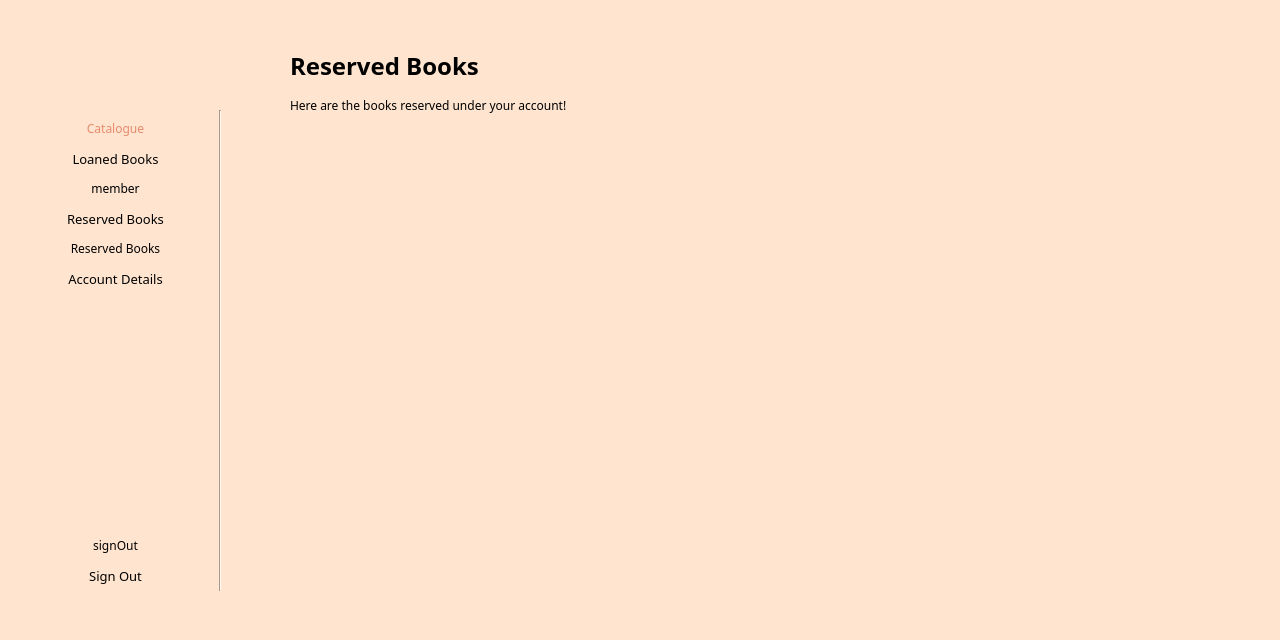
<?xml version="1.0" encoding="UTF-8"?>
<ui version="4.0">
 <class>memberViewReserves</class>
 <widget class="QMainWindow" name="memberViewReserves">
  <property name="geometry">
   <rect>
    <x>0</x>
    <y>0</y>
    <width>1280</width>
    <height>640</height>
   </rect>
  </property>
  <property name="windowTitle">
   <string>MainWindow</string>
  </property>
  <widget class="QWidget" name="centralwidget">
   <property name="styleSheet">
    <string notr="true">QWidget{
	background: #FFE5D0;
	font-family: Montserrat;
}

QLineEdit {
	border: 1px solid;
	border-radius: 15px;
	border-color: #e5e5e5;
	background-color: palette(base);
	padding: 0px 5px;
	font-size: 13px;
}

QPushButton {
	border-radius: 15px; 
	font-size: 13px;
	height: 31px; 
}</string>
   </property>
   <widget class="QLabel" name="pageTitle">
    <property name="geometry">
     <rect>
      <x>290</x>
      <y>40</y>
      <width>331</width>
      <height>51</height>
     </rect>
    </property>
    <property name="styleSheet">
     <string notr="true">QLabel{
	font-size: 24px;
	font-weight: bold;
}</string>
    </property>
    <property name="text">
     <string>Reserved Books</string>
    </property>
   </widget>
   <widget class="QWidget" name="layoutWidget">
    <property name="geometry">
     <rect>
      <x>20</x>
      <y>120</y>
      <width>191</width>
      <height>471</height>
     </rect>
    </property>
    <layout class="QVBoxLayout" name="verticalLayout_11">
     <item>
      <widget class="QLabel" name="loanedBooksIcon">
       <property name="styleSheet">
        <string notr="true">QLabel{
	color: rgb(231, 138, 107);
}</string>
       </property>
       <property name="text">
        <string>Catalogue</string>
       </property>
       <property name="alignment">
        <set>Qt::AlignCenter</set>
       </property>
      </widget>
     </item>
     <item>
      <widget class="QPushButton" name="loanedBooksBtn">
       <property name="styleSheet">
        <string notr="true">QPushButton{
	border-radius:15px;
	font: 14px &quot;Montserrat&quot;;
}

QPushButton:hover {
	text-decoration: underline;
}</string>
       </property>
       <property name="text">
        <string>Loaned Books</string>
       </property>
      </widget>
     </item>
     <item>
      <widget class="QLabel" name="reservedBooksIcon">
       <property name="text">
        <string>member</string>
       </property>
       <property name="alignment">
        <set>Qt::AlignCenter</set>
       </property>
      </widget>
     </item>
     <item>
      <widget class="QPushButton" name="reservedBooksBtn">
       <property name="styleSheet">
        <string notr="true">QPushButton{
	border-radius:15px;
	font: 14px &quot;Montserrat&quot;;
}

QPushButton:hover {
	text-decoration: underline;
}</string>
       </property>
       <property name="text">
        <string>Reserved Books</string>
       </property>
      </widget>
     </item>
     <item>
      <widget class="QLabel" name="editAccountIcon">
       <property name="text">
        <string>Reserved Books</string>
       </property>
       <property name="alignment">
        <set>Qt::AlignCenter</set>
       </property>
      </widget>
     </item>
     <item>
      <widget class="QPushButton" name="editAccountBtn">
       <property name="styleSheet">
        <string notr="true">QPushButton{
	border-radius:15px;
	font: 14px &quot;Montserrat&quot;;
}

QPushButton:hover {
	text-decoration: underline;
}</string>
       </property>
       <property name="text">
        <string>Account Details</string>
       </property>
      </widget>
     </item>
     <item>
      <spacer name="verticalSpacer_4">
       <property name="orientation">
        <enum>Qt::Vertical</enum>
       </property>
       <property name="sizeHint" stdset="0">
        <size>
         <width>20</width>
         <height>40</height>
        </size>
       </property>
      </spacer>
     </item>
     <item>
      <widget class="QLabel" name="signoutIcon">
       <property name="text">
        <string>signOut</string>
       </property>
       <property name="alignment">
        <set>Qt::AlignCenter</set>
       </property>
      </widget>
     </item>
     <item>
      <widget class="QPushButton" name="signoutBtn">
       <property name="styleSheet">
        <string notr="true">QPushButton{
	border-radius:15px;
	font: 14px &quot;Montserrat&quot;;
}

QPushButton:hover {
	text-decoration: underline;
}</string>
       </property>
       <property name="text">
        <string>Sign Out</string>
       </property>
      </widget>
     </item>
    </layout>
   </widget>
   <widget class="QLabel" name="pageDesc">
    <property name="geometry">
     <rect>
      <x>290</x>
      <y>80</y>
      <width>971</width>
      <height>51</height>
     </rect>
    </property>
    <property name="text">
     <string>Here are the books reserved under your account!</string>
    </property>
   </widget>
   <widget class="QLabel" name="logoImage">
    <property name="geometry">
     <rect>
      <x>10</x>
      <y>20</y>
      <width>221</width>
      <height>71</height>
     </rect>
    </property>
    <property name="text">
     <string/>
    </property>
    <property name="pixmap">
     <pixmap resource="resources.qrc">:/resources/images/bblLogo.png</pixmap>
    </property>
   </widget>
   <widget class="QScrollArea" name="scrollArea">
    <property name="geometry">
     <rect>
      <x>220</x>
      <y>120</y>
      <width>1051</width>
      <height>511</height>
     </rect>
    </property>
    <property name="styleSheet">
     <string notr="true">QScrollArea {
	border: none;
}
</string>
    </property>
    <property name="widgetResizable">
     <bool>true</bool>
    </property>
    <widget class="QWidget" name="scrollAreaWidgetContents_2">
     <property name="geometry">
      <rect>
       <x>0</x>
       <y>0</y>
       <width>1051</width>
       <height>511</height>
      </rect>
     </property>
     <property name="styleSheet">
      <string notr="true">QWidget {
	background-color: #FFE5D0;
	/*border: none;*/
}

QGridLayout {
	/*border: none;*/
}

QPushButton {
	margin-right: 10px; 
	height: 31px; 
	/*max-width: 100px; */
}
</string>
     </property>
     <layout class="QHBoxLayout" name="horizontalLayout_2">
      <item>
       <layout class="QGridLayout" name="gridLayout_4"/>
      </item>
     </layout>
    </widget>
   </widget>
   <widget class="Line" name="line">
    <property name="geometry">
     <rect>
      <x>210</x>
      <y>110</y>
      <width>21</width>
      <height>481</height>
     </rect>
    </property>
    <property name="styleSheet">
     <string notr="true">Line{
	color:rgb(221, 46, 68);
}</string>
    </property>
    <property name="orientation">
     <enum>Qt::Vertical</enum>
    </property>
   </widget>
  </widget>
 </widget>
 <resources>
  <include location="resources.qrc"/>
 </resources>
 <connections/>
</ui>
